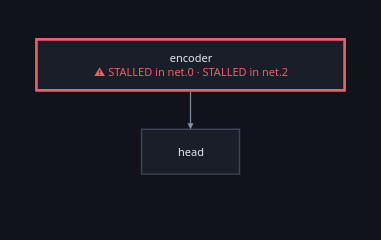

The cell this chart's notebook holds for it:
### Markdown cell above
## And on the graph, which is the answer to *where*

A list of flags says a node is ill. The graph says **which node**, on which
machine, and what feeds it — which is the question a diagnosis of a
distributed graph actually raises.

Health gets a **channel of its own**: the fill goes on saying where a node
runs, the outline turns red, and the flags are a badge under the name.
Recolouring the fill would have let *is this unhealthy* eat *where does this
run*, and on a graph spread over three machines that is the answer somebody
came for.

A finding from inside a node lands on the node — that is the box there is to
mark — and says which layer.

### Code cell
overlaid(deep_inside, store, run="inside")

### Figure 1 — Plotly figure (JSON) as saved in the notebook; plotly's stock layout.template omitted (floating-point values rounded to 4 significant figures)
{"data": [{"hoverinfo": "text", "hovertext": ["<b>encoder</b><br>class: Encoder<br>device: cpu<br><br><b>STALLED in net.0</b><br><b>STALLED in net.2</b>", "<b>head</b><br>class: Head<br>device: cpu"], "marker": {"opacity": 0, "size": 1}, "mode": "markers", "showlegend": false, "type": "scatter", "x": [150.9, 150.9], "y": [25.0, 110.0]}], "layout": {"annotations": [{"align": "center", "font": {"color": "#e7e9ef", "family": "system-ui, -apple-system, Segoe UI, Roboto, sans-serif", "size": 11}, "showarrow": false, "text": "encoder<br><span style='color:#ef5f6b'>⚠ STALLED in net.0 · STALLED in net.2</span>", "x": 150.9, "xanchor": "center", "y": 25.0, "yanchor": "middle"}, {"align": "center", "font": {"color": "#e7e9ef", "family": "system-ui, -apple-system, Segoe UI, Roboto, sans-serif", "size": 11}, "showarrow": false, "text": "head", "x": 150.9, "xanchor": "center", "y": 110.0, "yanchor": "middle"}, {"arrowcolor": "#868ea3", "arrowhead": 2, "arrowsize": 1, "arrowwidth": 1.2, "ax": 150.9, "axref": "x", "ay": 50.0, "ayref": "y", "showarrow": true, "text": "", "x": 150.9, "xref": "x", "y": 88.0, "yref": "y"}], "font": {"color": "#e7e9ef", "family": "system-ui, -apple-system, Segoe UI, Roboto, sans-serif", "size": 12}, "height": 240, "hoverlabel": {"align": "left", "bgcolor": "#1a1e28", "bordercolor": "#2c3242", "font": {"color": "#e7e9ef", "family": "system-ui, -apple-system, Segoe UI, Roboto, sans-serif"}}, "legend": {"bgcolor": "rgba(0,0,0,0)", "font": {"color": "#868ea3"}, "orientation": "h", "x": 1, "xanchor": "right", "y": 1.02, "yanchor": "bottom"}, "margin": {"b": 16, "l": 16, "r": 16, "t": 16}, "paper_bgcolor": "#101319", "plot_bgcolor": "#101319", "shapes": [{"fillcolor": "#1a1e28", "layer": "below", "line": {"color": "#ef5f6b", "width": 2.6}, "type": "rect", "x0": 0.0, "x1": 301.8, "y0": 0.0, "y1": 50.0}, {"fillcolor": "#1a1e28", "layer": "below", "line": {"color": "#3d4459", "width": 1.4}, "type": "rect", "x0": 102.9, "x1": 198.9, "y0": 88.0, "y1": 132.0}], "width": 381.8, "xaxis": {"range": [-20, 321.8], "visible": false}, "yaxis": {"range": [178.0, -20], "scaleanchor": "x", "visible": false}}}
